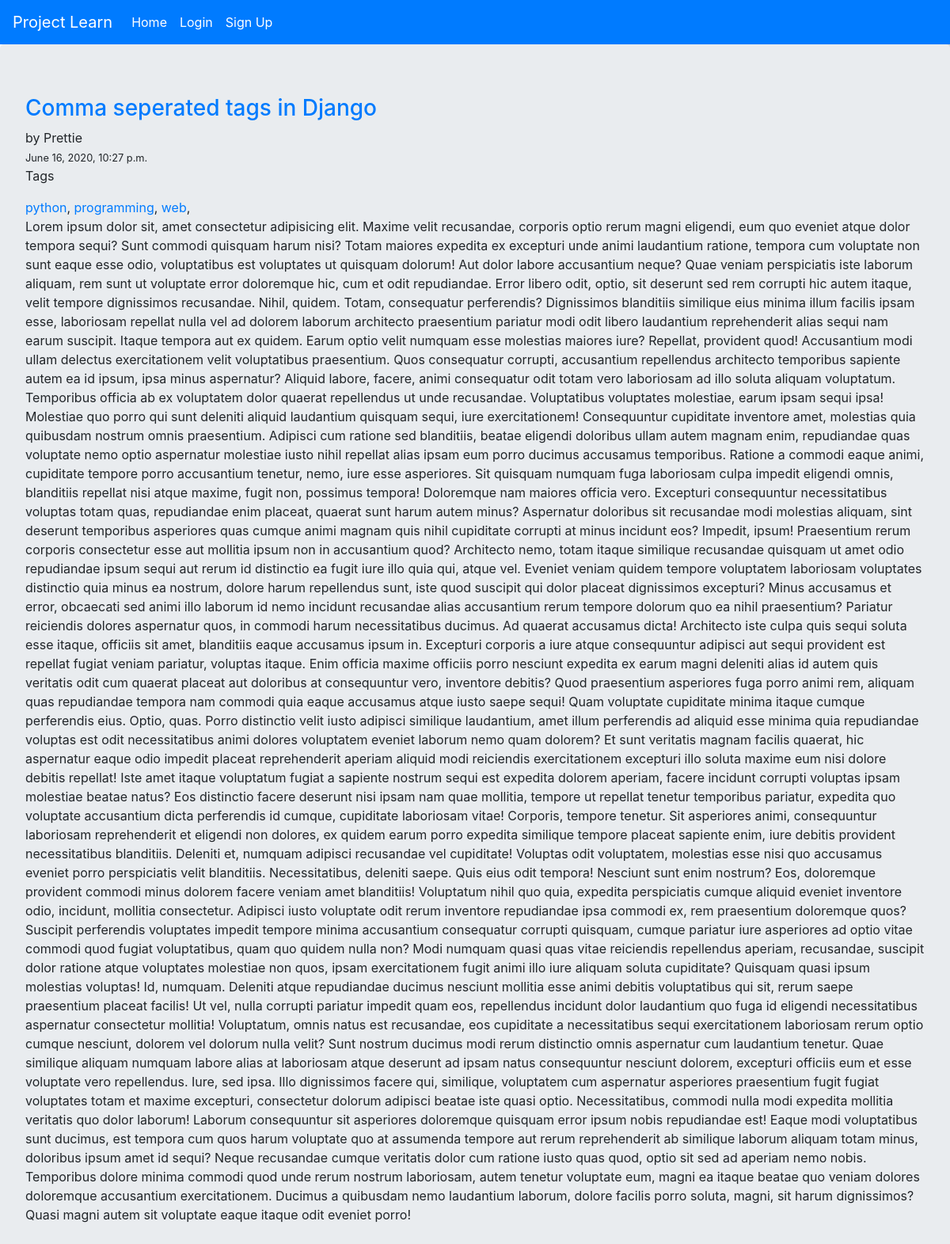
The page /posts/Comma seperated tags in Django/ on the database its author committed.
### blog/models.py (models this page shows, shortened)
class Post(models.Model):
    STATUS_CHOICES = (
        ('draft', 'Draft'),
        ('published', 'Published'),
    )
    tags=TaggableManager()
    title = models.CharField(max_length=250)
    slug = models.SlugField(max_length=250, unique_for_date='published')
    author = models.ForeignKey(
        User, on_delete=models.CASCADE, related_name='blog_posts')
    body = models.TextField()
    publish = models.DateTimeField(default=timezone.now)
    created = models.DateTimeField(auto_now_add=True)
    updated = models.DateTimeField(auto_now_add=True)
    status = models.CharField(
        max_length=10, choices=STATUS_CHOICES, default='draft')
    class Meta:
        ordering = ['-publish']

### blog/views.py (the view)
# urls.py: path('posts/<str:title>/',views.post_details,name='post_details'),
def post_details(request,title):
    post=Post.objects.get(title=title)
    context={
        'post':post,
    }
    return render(request,'blog/post_detail.html',context)

### blog/templates/blog/post_detail.html
{% extends 'blog/base.html' %}
{% block body %}
<div class="jumbotron">
    <div class="head-text">
      <a href="/posts/{{post.title}}/"><h3>{{post.title}}</h3></a> by {{post.author}}</div>
    <small class="post-time">{{post.created}}</small>
    <p>Tags</p>
    {% for tag in post.tags.all %}
        <a href="">{{tag}}</a>,
    {% endfor %}
    <p>{{post.body}}</p>
  </div>
{% endblock body %}

### rows shown on the page
Post: title "Comma seperated tags in Django", author "Prettie", created "June 16, 2020, 10:27 p.m.", body "Lorem ipsum dolor sit, amet consectetur adipisicing elit. Maxime velit recusandae, corporis optio rerum magni eligendi, eum quo eveniet atque dolor tempora sequi? Sunt commodi quisquam harum nisi? Totam maiores expedita ex excepturi unde animi laudantium ratione, tempora cum voluptate non sunt eaque esse odio, voluptatibus est voluptates ut quisquam dolorum! Aut dolor labore accusantium neque? Quae veniam perspiciatis iste laborum aliquam, rem sunt ut voluptate error doloremque hic, cum et odit repudiandae. Error libero odit, optio, sit deserunt sed rem corrupti hic autem itaque, velit tempore dignissimos recusandae. Nihil, quidem. Totam, consequatur perferendis? Dignissimos blanditiis…"
Tag: name "python"
Tag: name "programming"
Tag: name "web"
